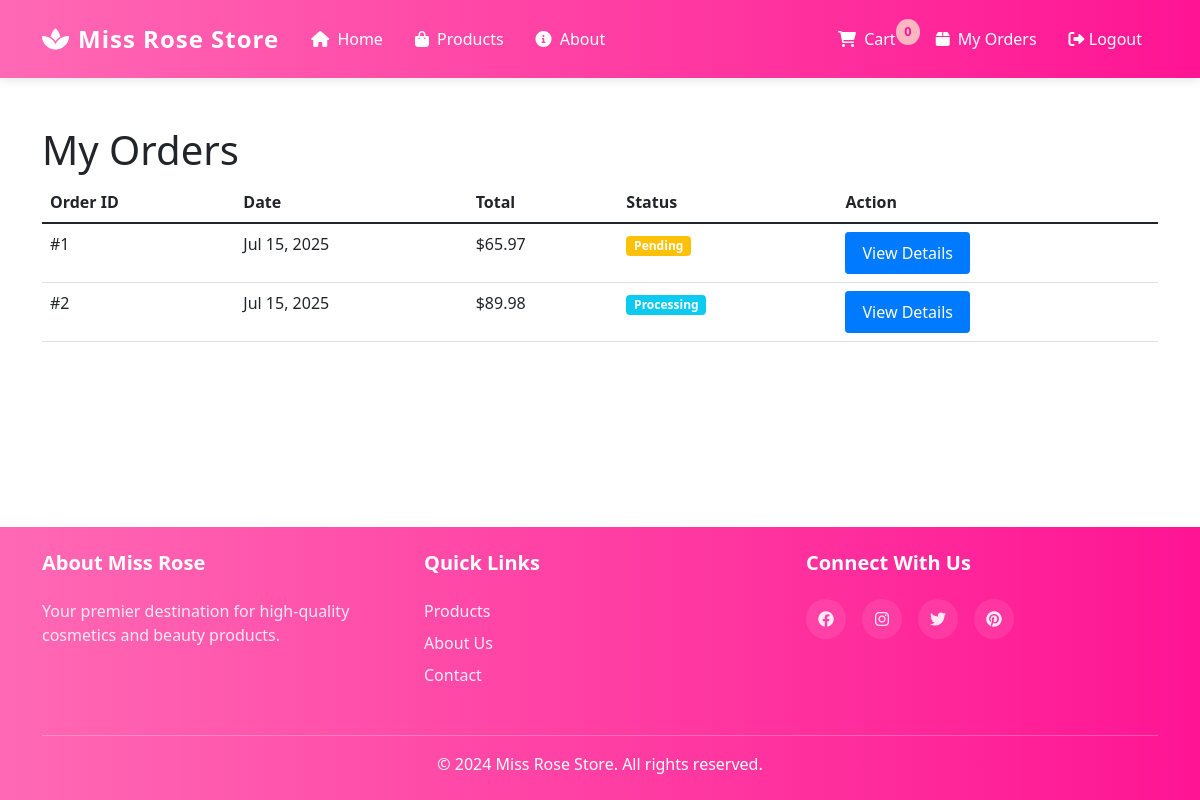
Page /pages/orders.php (signed in) on the committed database.
### tables this page shows
CREATE TABLE orders (
    id INT PRIMARY KEY AUTO_INCREMENT,
    user_id INT NOT NULL,
    total_amount DECIMAL(10,2) NOT NULL,
    status ENUM('pending', 'processing', 'completed', 'cancelled') DEFAULT 'pending',
    address TEXT NOT NULL,
    phone VARCHAR(20) NOT NULL,
    created_at TIMESTAMP DEFAULT CURRENT_TIMESTAMP,
    FOREIGN KEY (user_id) REFERENCES users(id)
);

### includes/functions.php (called while the page is built, shortened)
<?php
function getStatusColor($status) {
    switch ($status) {
        case 'pending':
            return 'warning';
        case 'processing':
            return 'info';
    }
}

### pages/orders.php (the view, shortened to what this page needs)
<?php
require_once '../includes/config.php';
require_once '../includes/functions.php';
$stmt = $conn->prepare("SELECT * FROM orders WHERE user_id = ? ORDER BY created_at DESC");
$stmt->execute([$_SESSION['user_id']]);
$orders = $stmt->fetchAll();
include '../includes/header.php';
?>
<div class="container py-5">
    <h1>My Orders</h1>
    <?php if (empty($orders)): ?>
        <div class="alert alert-info">You haven't placed any orders yet. <a href="products.php">Start shopping</a></div>
    <?php else: ?>
        <div class="table-responsive">
            <table class="table">
                <thead>
                    <tr>
                        <th>Order ID</th>
                        <th>Date</th>
                        <th>Total</th>
                        <th>Status</th>
                        <th>Action</th>
                    </tr>
                </thead>
                <tbody>
                    <?php foreach ($orders as $order): ?>
                        <tr>
                            <td>#<?php echo $order['id']; ?></td>
                            <td><?php echo date('M d, Y', strtotime($order['created_at'])); ?></td>
                            <td>$<?php echo number_format($order['total_amount'], 2); ?></td>
                            <td>
                                <span class="badge bg-<?php echo getStatusColor($order['status']); ?>">
                                    <?php echo ucfirst($order['status']); ?>
                                </span>
                            </td>
                            <td>
                                <a href="order-details.php?id=<?php echo $order['id']; ?>"
                                   class="btn btn-primary btn-sm">View Details</a>
                            </td>
                        </tr>
                    <?php endforeach; ?>
                </tbody>
            </table>
        </div>
    <?php endif; ?>
</div>
<?php include '../includes/footer.php'; ?>

### assets/css/style.css (style rules this page uses)
body { min-height: 100vh; display: flex; flex-direction: column; }
.btn-primary { background-color: #007bff; border-color: #007bff; padding: 0.5rem 1rem; font-size: 1rem; }

### rows in the picture
orders: id "1", created_at "Jul 15, 2025", total_amount "65.97", status "Pending"
orders: id "2", created_at "Jul 15, 2025", total_amount "89.98", status "Processing"

### other values in the picture
SITE_NAME "Miss Rose Store"
count($_SESSION['cart'] ?? []) "0"
